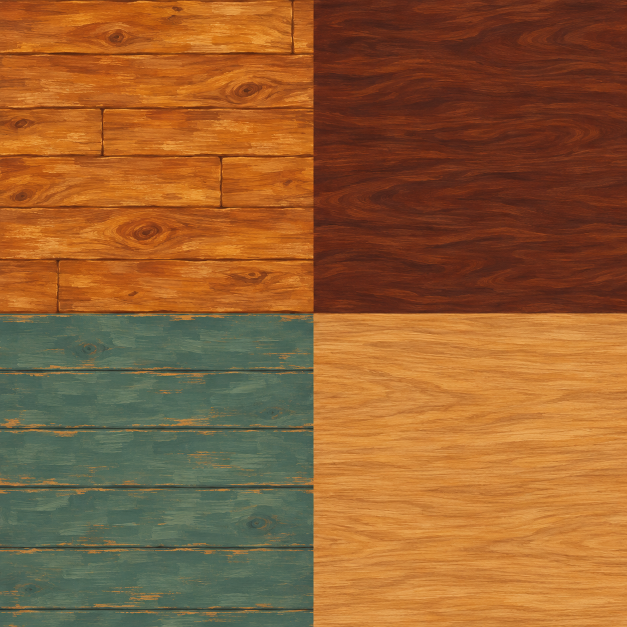
#> input picture art/room-materials/timber.png, 1254 x 1254 px (shown at 1/2 size)
$ python bake_room_materials.py
#> lines starting #> are read from the running program, lines starting #| are printed output that depends on the picture
#!/usr/bin/env python3
"""Pack the four original, hand-painted-style room sheets into the GPU atlas. Requires Pillow."""
from pathlib import Path
from PIL import Image

ROOT = Path(__file__).resolve().parents[1]
MASTERS = ROOT / "art/room-materials"
OUTPUT = ROOT / "app/src/main/assets/home/art/room-indie-atlas.webp"
TILE = 512


def main():
    atlas = Image.new("RGB", (4 * TILE, 4 * TILE))
#> atlas: PIL image 2048x2048 RGB; every value is 0
    for row, name in enumerate(("timber", "walls", "fabric", "hardware")):
        with Image.open(MASTERS / f"{name}.png") as source:
#> source is the input picture: PIL image 1254x1254 RGB; mean R, G, B 145.7, 95.4, 50.5
            if source.width != source.height or source.width % 2 or source.width < 2 * TILE:
                raise ValueError(f"{name} must have four equal tiles of at least {TILE}px")
            half = source.width // 2
#> half = 627
            for column in range(4):
                x, y = column % 2 * half, column // 2 * half
                tile = source.crop((x, y, x + half, y + half))
                atlas.paste(tile.resize((TILE, TILE), Image.Resampling.LANCZOS), (column * TILE, row * TILE))
#> this loop made 4 passes
#> pass 1, in main, `tile = source.crop((x, y, x + half, y + half))`:
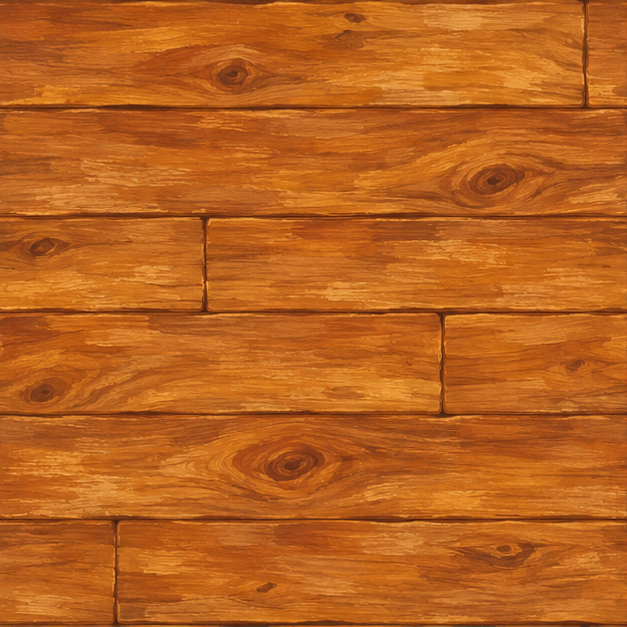
#> tile: PIL image 627x627 RGB; mean R, G, B 185, 97.7, 30.3
#> pass 2, in main, `tile = source.crop((x, y, x + half, y + half))`:
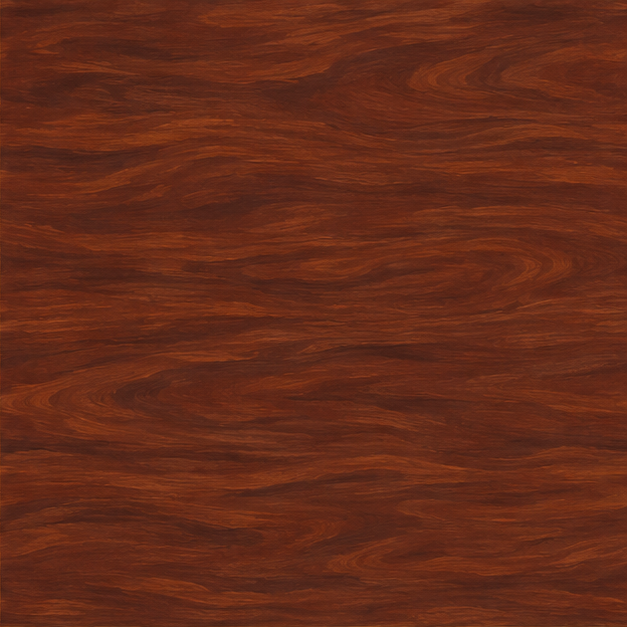
#> tile: PIL image 627x627 RGB; mean R, G, B 100.4, 43.2, 25.1
#> pass 3, in main, `tile = source.crop((x, y, x + half, y + half))`:
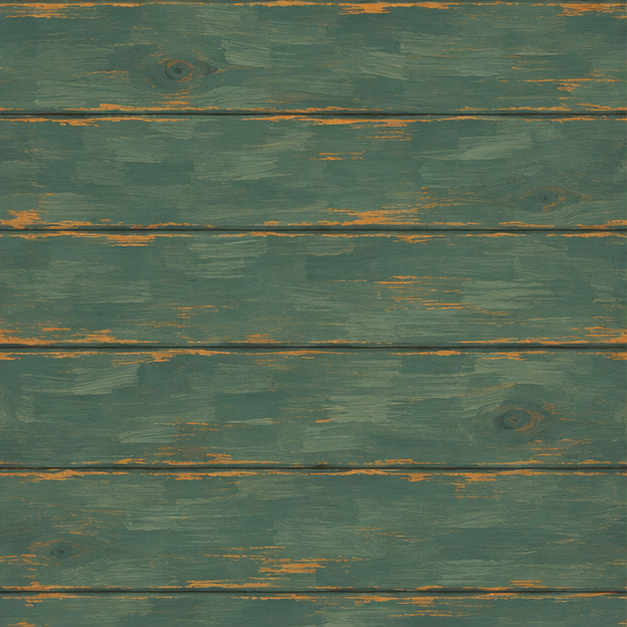
#> tile: PIL image 627x627 RGB; mean R, G, B 88.1, 104.8, 84.8
#> after the loop:
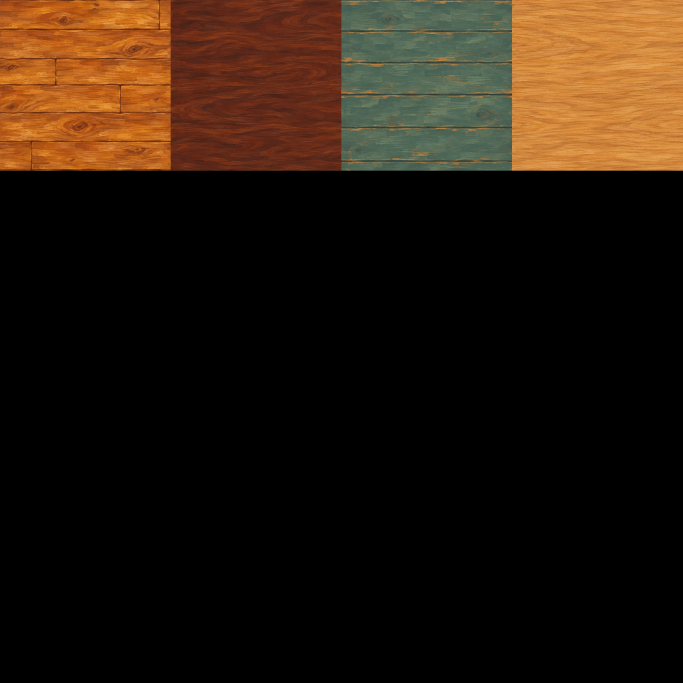
#> atlas: PIL image 2048x2048 RGB (shown at 1/3 size); mean R, G, B 36.4, 23.9, 12.6
#> after the loop:
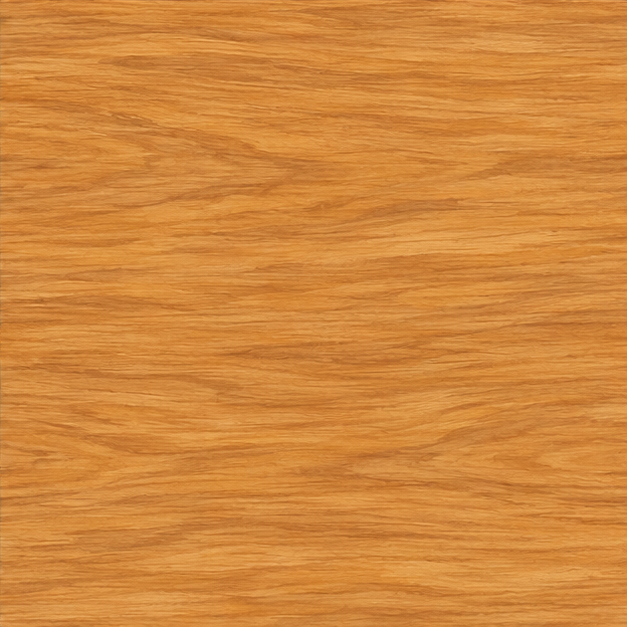
#> tile: PIL image 627x627 RGB; mean R, G, B 209.4, 136, 61.7
    atlas.save(OUTPUT, "WEBP", quality=94, method=6)
    print(f"{OUTPUT.name}: {atlas.width}x{atlas.height}, {OUTPUT.stat().st_size:,} bytes")


if __name__ == "__main__":
#> (the run stopped early here; a loop or call above may not have finished)
